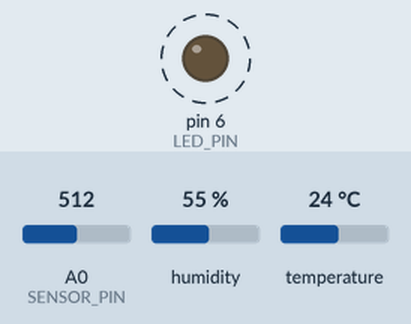
Simulated run of this sketch. Board: Arduino Uno, built with avr-gcc and run on an emulated ATmega328P. On the bench: output pins drawn as LEDs (lit = HIGH). Dashed ring = blinking. Inputs (shaded band) come from the test bench; at power-on: humidity 55 %, temperature 24 °C, A0 (SENSOR_PIN) = 512. What the sketch prints to the serial monitor is not drawn.

Above: at 0.83 s.
1.3 s: humidity set to 79 %
4.8 s: humidity set to 82 %
At 5.05 s:
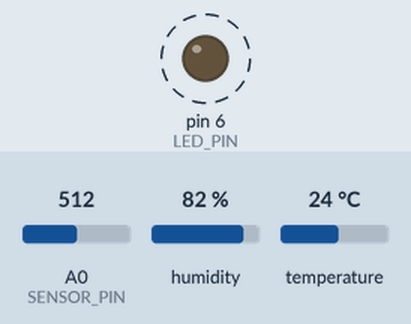
8.3 s: temperature set to 31.1 °C
11.8 s: temperature set to 32.7 °C
At 14.02 s:
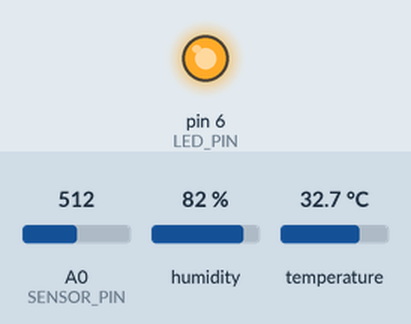
Timing chart, 0 to 18.1 s (numbered marks = the images above; inputs shaded):
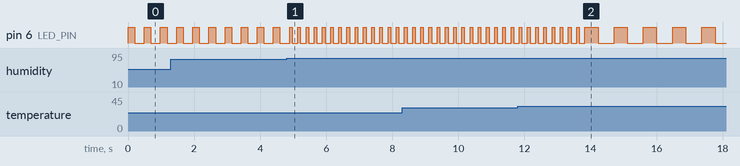

Measured:
- the behaviour switches between 80 and 81 % on humidity (found by bisection; images 0 and 1)
- the behaviour switches between 31.9 and 32 °C on temperature (found by bisection; images 1 and 2)
- after the input at 4.8 s, pin 6 (LED_PIN): alternates HIGH for 0.08 s and LOW for 0.17 s, starting after 0.17 s
- by itself, pin 6 (LED_PIN): alternates HIGH for 0.20 s and LOW for 0.29 s

The sketch:

arquivo-fonte.ino
```cpp
#include <DHT.h>
#define DHTPIN 2
#define DHTTYPE DHT22
DHT dht(DHTPIN, DHTTYPE);

// O potenciometro simula BPM uma vez que n possuimos sensor de pulso
const int SENSOR_PIN = A0;

// LED na protoboard (pino 6)
const int LED_PIN = 6;

void setup() {
  Serial.begin(9600);
  dht.begin();

  pinMode(LED_PIN, OUTPUT);
  pinMode(SENSOR_PIN, INPUT);

  Serial.println("Sistema de Estresse Humano Iniciado...");
}
// Calculo de estresse em pontos
int calcularEstresse(float temperatura, float umidade, int resp) {

  int pontos = 0;

  if (temperatura > 39) pontos += 50;
  else if (temperatura > 37.5) pontos += 30;
  else if (temperatura > 36.0) pontos += 10;
  else if (temperatura < 32) pontos += 40;

  if (umidade > 80) pontos += 40;
  else if (umidade > 60) pontos += 20;
  else if (umidade > 40) pontos += 10;

  if (resp > 800) pontos += 40;
  else if (resp > 600) pontos += 20;
  else if (resp > 400) pontos += 10;

  return pontos;
}

void loop() {
  // Loop pricipal
  float temperatura = dht.readTemperature();
  float umidade = dht.readHumidity();
  int resp = analogRead(SENSOR_PIN);

  if (isnan(temperatura) || isnan(umidade)) {
    Serial.println("Erro ao ler DHT22!");
    delay(1000);
    return;
  }

  int pontos = calcularEstresse(temperatura, umidade, resp);

  String status;
  int intervaloPiscar = 0;
  // Condições
  if (pontos < 20) {
    status = "Relaxado 😌";
    intervaloPiscar = 1000;
  }
  else if (pontos < 40) {
    status = "Atento 🤨";
    intervaloPiscar = 700;
  }
  else if (pontos < 60) {
    status = "Alerta 😟";
    intervaloPiscar = 400;
  }
  else if (pontos < 90) {
    status = "Estressado 😣";
    intervaloPiscar = 200;
  }
  else {
    status = "Crítico ⚠️";
    intervaloPiscar = 80;
  }

  // LED pulsando conforme o estresse
  digitalWrite(LED_PIN, HIGH);
  delay(intervaloPiscar);
  digitalWrite(LED_PIN, LOW);
  delay(intervaloPiscar);

  // Exibir
  Serial.println("===== LEITURAS =====");
  Serial.print("Temperatura: ");
  Serial.print(temperatura);
  Serial.println(" °C");
  Serial.print("Umidade: ");
  Serial.print(umidade);
  Serial.println(" %");
  Serial.print("Bpm: ");
  Serial.print(A0);
  Serial.println(resp);
  Serial.print("Índice de Estresse: ");
  Serial.println(pontos);
  Serial.print("Estado: ");
  Serial.println(status);
  Serial.println("---------------------");
}

//SUGESTÃO
// Ao rodar o projeto ajustar:
//  DHT22
//  Temp ~= 36
//  Umidade ~= 25
```
